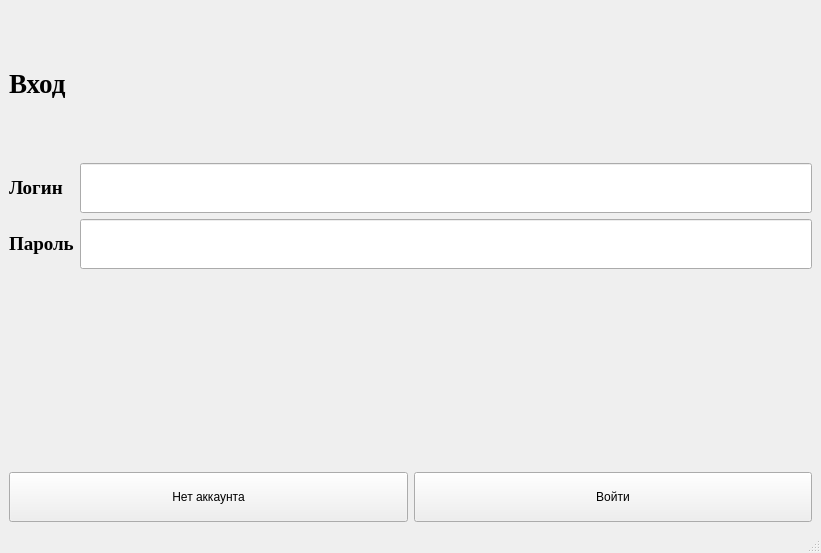
<?xml version="1.0" encoding="UTF-8"?>
<ui version="4.0">
 <class>MainWindow</class>
 <widget class="QMainWindow" name="MainWindow">
  <property name="geometry">
   <rect>
    <x>0</x>
    <y>0</y>
    <width>821</width>
    <height>553</height>
   </rect>
  </property>
  <property name="windowTitle">
   <string>Окно авторизации</string>
  </property>
  <widget class="QWidget" name="centralwidget">
   <layout class="QGridLayout" name="gridLayout">
    <item row="0" column="0">
     <layout class="QHBoxLayout" name="horizontalLayout">
      <item>
       <widget class="QLabel" name="label">
        <property name="minimumSize">
         <size>
          <width>0</width>
          <height>100</height>
         </size>
        </property>
        <property name="font">
         <font>
          <family>Times New Roman</family>
          <pointsize>20</pointsize>
          <weight>75</weight>
          <bold>true</bold>
         </font>
        </property>
        <property name="text">
         <string>Вход</string>
        </property>
       </widget>
      </item>
     </layout>
    </item>
    <item row="1" column="0">
     <layout class="QFormLayout" name="formLayout">
      <item row="0" column="0">
       <widget class="QLabel" name="label_2">
        <property name="minimumSize">
         <size>
          <width>0</width>
          <height>50</height>
         </size>
        </property>
        <property name="font">
         <font>
          <family>Times New Roman</family>
          <pointsize>14</pointsize>
          <weight>75</weight>
          <bold>true</bold>
         </font>
        </property>
        <property name="text">
         <string>Логин</string>
        </property>
       </widget>
      </item>
      <item row="1" column="0">
       <widget class="QLabel" name="label_3">
        <property name="minimumSize">
         <size>
          <width>0</width>
          <height>50</height>
         </size>
        </property>
        <property name="font">
         <font>
          <family>Times New Roman</family>
          <pointsize>14</pointsize>
          <weight>75</weight>
          <bold>true</bold>
         </font>
        </property>
        <property name="text">
         <string>Пароль</string>
        </property>
       </widget>
      </item>
      <item row="0" column="1">
       <widget class="QLineEdit" name="lineEdit">
        <property name="minimumSize">
         <size>
          <width>0</width>
          <height>50</height>
         </size>
        </property>
       </widget>
      </item>
      <item row="1" column="1">
       <widget class="QLineEdit" name="lineEdit_2">
        <property name="minimumSize">
         <size>
          <width>0</width>
          <height>50</height>
         </size>
        </property>
       </widget>
      </item>
     </layout>
    </item>
    <item row="3" column="0">
     <layout class="QHBoxLayout" name="horizontalLayout_2">
      <item>
       <widget class="QPushButton" name="pushButton">
        <property name="minimumSize">
         <size>
          <width>0</width>
          <height>50</height>
         </size>
        </property>
        <property name="text">
         <string>Нет аккаунта</string>
        </property>
       </widget>
      </item>
      <item>
       <widget class="QPushButton" name="pushButton_2">
        <property name="minimumSize">
         <size>
          <width>0</width>
          <height>50</height>
         </size>
        </property>
        <property name="text">
         <string>Войти</string>
        </property>
       </widget>
      </item>
     </layout>
    </item>
    <item row="2" column="0">
     <layout class="QHBoxLayout" name="horizontalLayout_3">
      <item>
       <widget class="QLabel" name="label_4">
        <property name="font">
         <font>
          <pointsize>12</pointsize>
         </font>
        </property>
        <property name="text">
         <string/>
        </property>
       </widget>
      </item>
     </layout>
    </item>
   </layout>
  </widget>
  <widget class="QMenuBar" name="menubar">
   <property name="geometry">
    <rect>
     <x>0</x>
     <y>0</y>
     <width>821</width>
     <height>21</height>
    </rect>
   </property>
  </widget>
  <widget class="QStatusBar" name="statusbar"/>
 </widget>
 <resources/>
 <connections/>
</ui>
